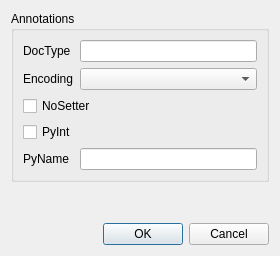
<?xml version="1.0" encoding="UTF-8"?>
<ui version="4.0">
 <class>VariablePropertiesBase</class>
 <widget class="QDialog" name="VariablePropertiesBase">
  <property name="geometry">
   <rect>
    <x>0</x>
    <y>0</y>
    <width>280</width>
    <height>256</height>
   </rect>
  </property>
  <property name="windowTitle">
   <string>Variable Properties</string>
  </property>
  <layout class="QVBoxLayout" name="verticalLayout">
   <item>
    <widget class="QGroupBox" name="groupBox">
     <property name="title">
      <string>Annotations</string>
     </property>
     <layout class="QFormLayout" name="formLayout">
      <item row="0" column="0">
       <widget class="QLabel" name="label">
        <property name="text">
         <string>DocType</string>
        </property>
       </widget>
      </item>
      <item row="0" column="1">
       <widget class="QLineEdit" name="docType"/>
      </item>
      <item row="1" column="0">
       <widget class="QLabel" name="label_2">
        <property name="text">
         <string>Encoding</string>
        </property>
       </widget>
      </item>
      <item row="1" column="1">
       <widget class="QComboBox" name="encodingCb"/>
      </item>
      <item row="2" column="0" colspan="2">
       <widget class="QCheckBox" name="noSetterCb">
        <property name="text">
         <string>NoSetter</string>
        </property>
       </widget>
      </item>
      <item row="3" column="0" colspan="2">
       <widget class="QCheckBox" name="pyIntCb">
        <property name="text">
         <string>PyInt</string>
        </property>
       </widget>
      </item>
      <item row="4" column="0">
       <widget class="QLabel" name="label_3">
        <property name="text">
         <string>PyName</string>
        </property>
       </widget>
      </item>
      <item row="4" column="1">
       <widget class="QLineEdit" name="pyName"/>
      </item>
     </layout>
    </widget>
   </item>
   <item>
    <spacer name="verticalSpacer">
     <property name="orientation">
      <enum>Qt::Vertical</enum>
     </property>
     <property name="sizeHint" stdset="0">
      <size>
       <width>20</width>
       <height>5</height>
      </size>
     </property>
    </spacer>
   </item>
   <item>
    <widget class="QDialogButtonBox" name="buttonBox">
     <property name="orientation">
      <enum>Qt::Horizontal</enum>
     </property>
     <property name="standardButtons">
      <set>QDialogButtonBox::Cancel|QDialogButtonBox::Ok</set>
     </property>
    </widget>
   </item>
  </layout>
 </widget>
 <tabstops>
  <tabstop>docType</tabstop>
  <tabstop>encodingCb</tabstop>
  <tabstop>noSetterCb</tabstop>
  <tabstop>pyIntCb</tabstop>
  <tabstop>pyName</tabstop>
  <tabstop>buttonBox</tabstop>
 </tabstops>
 <resources/>
 <connections>
  <connection>
   <sender>buttonBox</sender>
   <signal>accepted()</signal>
   <receiver>VariablePropertiesBase</receiver>
   <slot>accept()</slot>
   <hints>
    <hint type="sourcelabel">
     <x>248</x>
     <y>254</y>
    </hint>
    <hint type="destinationlabel">
     <x>157</x>
     <y>274</y>
    </hint>
   </hints>
  </connection>
  <connection>
   <sender>buttonBox</sender>
   <signal>rejected()</signal>
   <receiver>VariablePropertiesBase</receiver>
   <slot>reject()</slot>
   <hints>
    <hint type="sourcelabel">
     <x>316</x>
     <y>260</y>
    </hint>
    <hint type="destinationlabel">
     <x>286</x>
     <y>274</y>
    </hint>
   </hints>
  </connection>
 </connections>
</ui>
